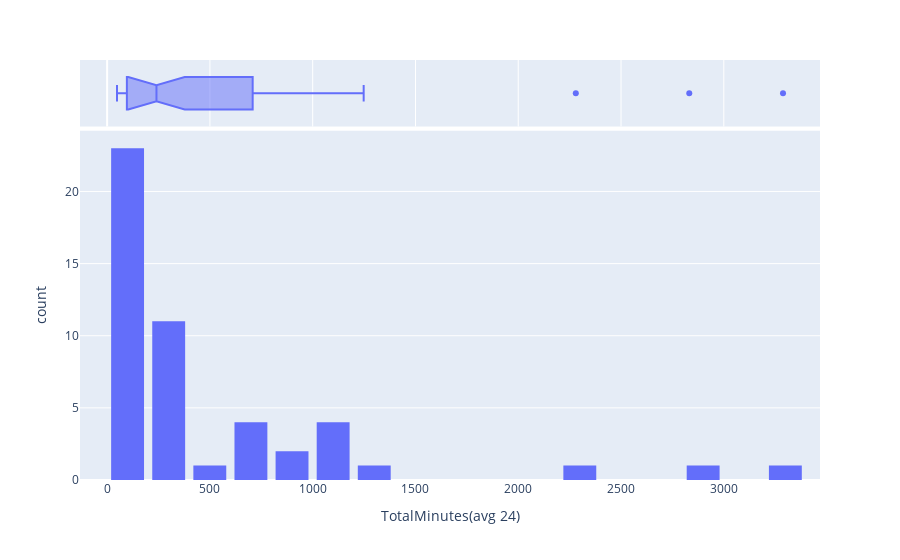

Notebook code for this chart:
### Code cell
# Histogram based on Total minutes
ax = px.histogram(data,x='TotalMinutes(avg 24)',marginal="box", nbins=18)
ax.update_layout(bargap=0.2)

### Figure 1 — Plotly figure (JSON) as saved in the notebook; plotly's stock layout.template omitted (floating-point values rounded to 4 significant figures)
{"data": [{"alignmentgroup": "True", "bingroup": "x", "hovertemplate": "TotalMinutes(avg 24)=%{x}<br>count=%{y}<extra></extra>", "legendgroup": "", "marker": {"color": "#636efa", "pattern": {"shape": ""}}, "name": "", "nbinsx": 18, "offsetgroup": "", "orientation": "v", "showlegend": false, "type": "histogram", "x": [72, 120, 240, 288, 360, 48, 144, 192, 48, 96, 48, 192, 336, 936, 120, 72, 120, 216, 1032, 264, 360, 120, 48, 840, 1176, 312, 264, 1080, 72, 504, 48, 336, 744, 96, 792, 648, 144, 1248, 96, 1128, 72, 2832, 96, 696, 72, 2280, 288, 48, 3288], "xaxis": "x", "yaxis": "y"}, {"alignmentgroup": "True", "hovertemplate": "TotalMinutes(avg 24)=%{x}<extra></extra>", "legendgroup": "", "marker": {"color": "#636efa"}, "name": "", "notched": true, "offsetgroup": "", "showlegend": false, "type": "box", "x": [72, 120, 240, 288, 360, 48, 144, 192, 48, 96, 48, 192, 336, 936, 120, 72, 120, 216, 1032, 264, 360, 120, 48, 840, 1176, 312, 264, 1080, 72, 504, 48, 336, 744, 96, 792, 648, 144, 1248, 96, 1128, 72, 2832, 96, 696, 72, 2280, 288, 48, 3288], "xaxis": "x2", "yaxis": "y2"}], "layout": {"bargap": 0.2, "barmode": "relative", "legend": {"tracegroupgap": 0}, "margin": {"t": 60}, "xaxis": {"anchor": "y", "domain": [0, 1], "title": {"text": "TotalMinutes(avg 24)"}}, "xaxis2": {"anchor": "y2", "domain": [0, 1], "matches": "x", "showgrid": true, "showticklabels": false}, "yaxis": {"anchor": "x", "domain": [0, 0.8316], "title": {"text": "count"}}, "yaxis2": {"anchor": "x2", "domain": [0.8416, 1], "matches": "y2", "showgrid": false, "showline": false, "showticklabels": false, "ticks": ""}}}
